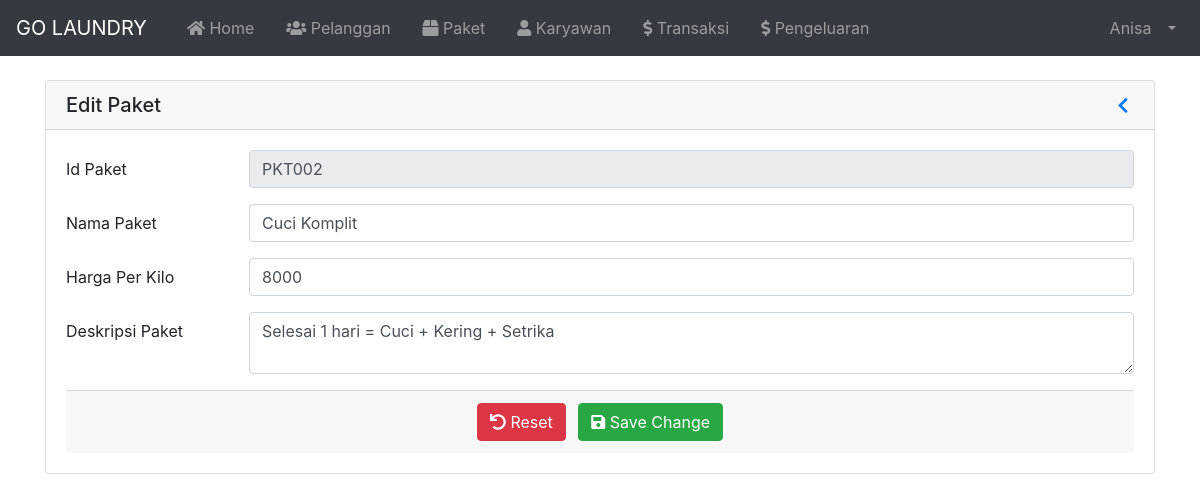
Page /index.php?page=EditPaket&id=PKT002 (signed in) on the committed database.
### tables this page shows
CREATE TABLE `tbl_karyawan` (
  `id` int(11) NOT NULL,
  `nama` varchar(100) NOT NULL,
  `username` varchar(30) NOT NULL,
  `password` varchar(255) NOT NULL,
  `email` varchar(255) NOT NULL,
  `no_hp` varchar(20) NOT NULL,
  `alamat` varchar(100) NOT NULL,
  `catatan` varchar(255) NOT NULL,
  `image` varchar(255) NOT NULL,
  `role` varchar(20) NOT NULL
);

CREATE TABLE `tbl_paket` (
  `id` varchar(10) NOT NULL,
  `paket` varchar(100) NOT NULL,
  `harga_kilo` int(11) NOT NULL,
  `deskripsi` varchar(255) NOT NULL
);

### index.php (called while the page is built, shortened)
<?php
  require 'load/config.php';
  require 'load/function.php';
?>
<?php require_once 'header.php'; ?>
<?php require 'content.php'; ?>
<?php require_once 'footer.php'; ?>

### load/function.php (called while the page is built, shortened)
<?php
  require 'config.php';
  function viewData( $query ) {
    global $koneksi;
    $result = mysqli_query($koneksi, $query);
    if (mysqli_num_rows($result) == 1) {
      return mysqli_fetch_assoc($result);
    }
    $rows = [];
    return $rows;
  }
?>

### page/paket/editpaket.php (the view, shortened to what this page needs)
<?php
	$id = $_GET['id'];
	$data = viewData("SELECT * FROM tbl_paket WHERE id = '$id'");
?>
<div class="container container-fluid">
  <div class="card mt-4 mb-4">
		<h5 class="card-header d-flex flex-row align-items-center justify-content-between">
			<a>Edit Paket</a>
			<a href="?page=Paket" role="button" id="dropdownMenuLink" aria-haspopup="true" aria-expanded="false">
				<i class="fas fa-chevron-left fa-sm fa-fw"></i>
			</a>
		</h5>
		<div class="card-body">
        <form method="post" action="">
					<div class="form-group row">
						<label for="id" class="col-sm-2 col-form-label">Id Paket</label>
						<div class="col-sm-10">
							<input type="text" class="form-control" id="id" name="id" value="<?= $data['id']; ?>" required readonly>
						</div>
					</div>
					<div class="form-group row">
						<label for="paket" class="col-sm-2 col-form-label">Nama Paket</label>
						<div class="col-sm-10">
							<input type="text" class="form-control" id="paket" name="paket" value="<?= $data['paket']; ?>" maxlength="50" placeholder="Masukkan Nama Paket" required autofocus>
						</div>
					</div>
					<div class="form-group row">
						<label for="harga_kilo" class="col-sm-2 col-form-label">Harga Per Kilo</label>
						<div class="col-sm-10">
							<input type="text" class="form-control" id="harga_kilo" name="harga_kilo" min="1000" value="<?= $data['harga_kilo']; ?>" placeholder="Masukkan Harga Per Kilo" required>
						</div>
					</div>
					<div class="form-group row">
						<label for="deskripsi" class="col-sm-2 col-form-label">Deskripsi Paket</label>
						<div class="col-sm-10">
							<textarea type="text" class="form-control" id="deskripsi" name="deskripsi" maxlength="255" placeholder="Masukkan Deskripsi Paket" required><?= $data['deskripsi']; ?></textarea>
						</div>
					</div>
					<div class="card-footer text-center">
						<button type="reset" class="btn btn-danger mr-2"><i class="fas fa-undo"></i> Reset</button>
						<button type="submit" name="submit" class="btn btn-success"><i class="fas fa-save"></i> Save Change</button>
					</div>
				</form>
		  </div>
	</div>
</div>

### header.php (shortened to what this page needs)
<?php
$id = $_SESSION['id'];
$result = mysqli_query($koneksi, "SELECT * FROM tbl_karyawan WHERE id = '$id'");
$user = mysqli_fetch_assoc($result);
?>
<!DOCTYPE html>
<html lang="en">
<head>
	<link rel="stylesheet" href="asset/vendor/bootstrap-4.5.3/css/bootstrap.min.css">
	<link rel="stylesheet" href="asset/vendor/fontawesome/css/all.min.css">
	<link rel="stylesheet" href="asset/vendor/datatables-b4/datatables.min.css">
</head>
<body>
	<nav class="navbar navbar-expand-lg navbar-dark bg-dark">
		<a class="navbar-brand" href="index.php">
			GO LAUNDRY
		</a>
		<div class="collapse navbar-collapse" id="navbarSupportedContent">
			<ul class="navbar-nav mr-auto">
				<li class="nav-item ml-3">
					<a class="nav-link" href="index.php"><i class="fas fa-home"></i> Home</a>
				</li>
				<li class="nav-item ml-3">
					<a class="nav-link" href="?page=Pelanggan"><i class="fas fa-users"></i> Pelanggan</a>
				</li>
				<li class="nav-item ml-3">
					<a class="nav-link" href="?page=Paket"><i class="fas fa-box"></i> Paket</a>
				</li>
				<?php if ($user['role'] == 'Admin'): ?>
					<li class="nav-item ml-3">
						<a class="nav-link" href="?page=Karyawan"><i class="fas fa-user"></i> Karyawan</a>
					</li>
				<?php endif; ?>
				<li class="nav-item ml-3">
					<a class="nav-link " href="?page=Transaksi"><i class="fas fa-dollar-sign"></i> Transaksi</a>
				</li>
				<li class="nav-item ml-3">
					<a class="nav-link " href="?page=Pengeluaran"><i class="fas fa-dollar-sign"></i> Pengeluaran</a>
				</li>
			</ul>
			<ul class="navbar-nav ml-auto">
				<li class="nav-item dropdown">
					<a class="nav-link dropdown-toggle" href="#" id="userDropdown" role="button" data-toggle="dropdown"
						aria-haspopup="true" aria-expanded="false">
						<span class="mr-2 d-none d-lg-inline">
							<?= $user['nama']; ?>
						</span>
					</a>
				</li>
			</ul>
		</div>
	</nav>
</body>

### rows in the picture
tbl_karyawan: nama "Anisa"
tbl_paket: id "PKT002", paket "Cuci Komplit", harga_kilo "8000", deskripsi "Selesai 1 hari = Cuci + Kering + Setrika"
